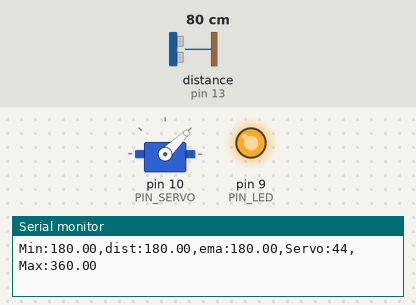
A sketch run on a simulated Arduino Uno, built with avr-gcc and run on an emulated ATmega328P. Parts: servo, output pins drawn as LEDs (lit = HIGH), the last lines printed to the serial monitor. Wiring (inferred from the names in the program): ultrasonic range finder: trigger pin 12; echo pin 13. The inputs (shaded band) are chosen by the test bench; at power-on: distance to the obstacle (sensor on pin 13) 80 cm. The echo pulse lasts 58.3 µs per cm; pins used as bus, display or sensor lines are not drawn.

Above: at 1.2 s.
1.3 s: distance to the obstacle (sensor on pin 13) set to 35 cm
At 4.0 s:
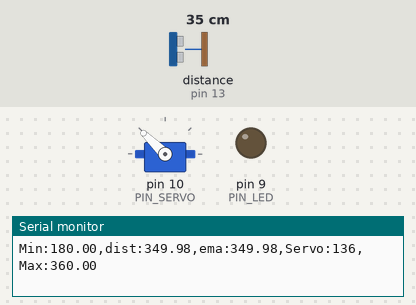
4.3 s: distance to the obstacle (sensor on pin 13) set to 2 cm
At 5.6 s:
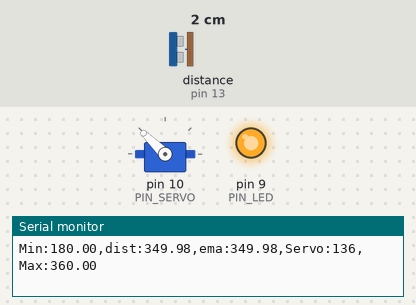
5.9 s: distance to the obstacle (sensor on pin 13) set to 18 cm
At 7.2 s:
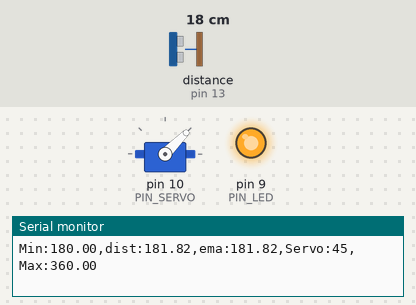
Timing chart, 0 to 8.9 s (numbered marks = the images above; inputs shaded):
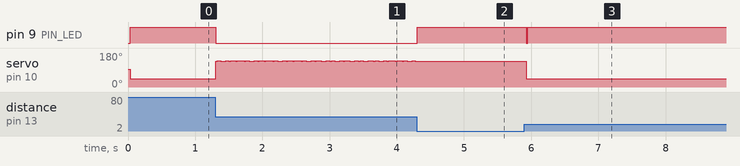

Measured:
- after the input at 1.3 s, pin 9 (PIN_LED): HIGH → LOW at once; servo on pin 10 (PIN_SERVO): alternates 138° for 0.05 s and 136° for 0.03 s, starting at once
- after the input at 4.3 s, pin 9 (PIN_LED): LOW → HIGH at once; servo on pin 10 (PIN_SERVO): stops changing and stays 136°
- after the input at 5.9 s, pin 9 (PIN_LED): HIGH → LOW at once, → HIGH 0.02 s later; servo on pin 10 (PIN_SERVO): 136° → 45° at once

The sketch:

11P07.ino
```cpp
#include <Servo.h>

// Arduino pin assignment
#define PIN_LED   9   // LED active-low
#define PIN_TRIG  12  // sonar sensor TRIGGER
#define PIN_ECHO  13  // sonar sensor ECHO
#define PIN_SERVO 10  // servi motor

// configurable parameters for sonar
#define SND_VEL 346.0     // sound velocity at 24 celsius degree (unit: m/sec)
#define INTERVAL 25      // sampling interval (unit: msec)
#define PULSE_DURATION 10 // ultra-sound Pulse Duration (unit: usec)
#define _DIST_MIN 180.0   // minimum distance to be measured (unit: mm)
#define _DIST_MAX 360.0   // maximum distance to be measured (unit: mm)

#define TIMEOUT ((INTERVAL / 2) * 1000.0) // maximum echo waiting time (unit: usec)
#define SCALE (0.001 * 0.5 * SND_VEL) // coefficent to convert duration to distance

#define _EMA_ALPHA 0.5    // EMA weight of new sample (range: 0 to 1)
                          // Setting EMA to 1 effectively disables EMA filter.

// Target Distance
#define _TARGET_LOW  180.0
#define _TARGET_HIGH 360.0

// duty duration for myservo.writeMicroseconds()
// NEEDS TUNING (servo by servo)

#define _DUTY_MIN 1000 // servo full clockwise position (0 degree)
#define _DUTY_NEU 1500 // servo neutral position (90 degree)
#define _DUTY_MAX 2000 // servo full counterclockwise position (180 degree)

// global variables
float  dist_ema, dist_prev = _DIST_MAX; // unit: mm
unsigned long last_sampling_time;       // unit: ms

Servo myservo;

void setup() {
  // initialize GPIO pins
  pinMode(PIN_LED, OUTPUT);
  pinMode(PIN_TRIG, OUTPUT);    // sonar TRIGGER
  pinMode(PIN_ECHO, INPUT);     // sonar ECHO
  digitalWrite(PIN_TRIG, LOW);  // turn-off Sonar

  myservo.attach(PIN_SERVO);
  myservo.writeMicroseconds(_DUTY_NEU);

  // initialize USS related variables
  dist_prev = _DIST_MIN; // raw distance output from USS (unit: mm)

  // initialize serial port
  Serial.begin(57600);
}

void loop() {
  float  dist_raw;

  // wait until next sampling time.
  if (millis() < (last_sampling_time + INTERVAL))
    return;

  dist_raw = USS_measure(PIN_TRIG, PIN_ECHO); // read distance

  if ((dist_raw == 0.0) || (dist_raw > _DIST_MAX)) {
    dist_raw = dist_prev;           // Cut higher than maximum
    digitalWrite(PIN_LED, 1);       // LED OFF
  } else if (dist_raw < _DIST_MIN) {
    dist_raw = dist_prev;           // cut lower than minimum
    digitalWrite(PIN_LED, 1);       // LED OFF
  } else {    // In desired Range
    dist_prev = dist_raw;
    digitalWrite(PIN_LED, 0);       // LED ON
  }

  // Apply ema filter here
  dist_ema = dist_raw;
dist_ema = (1.0 - _EMA_ALPHA) * dist_ema + _EMA_ALPHA * dist_raw;

  // adjust servo position according to the USS read value
  // add your code here!

if (dist_ema >= 180.0 && dist_ema <= 360.0) {
   int servo_position = map(dist_ema, 180, 360, _DUTY_MIN, _DUTY_MAX);
        servo_position = constrain(servo_position, _DUTY_MIN, _DUTY_MAX);
      myservo.writeMicroseconds(servo_position);
      } else {
    myservo.writeMicroseconds(_DUTY_NEU);
  }

 myservo.writeMicroseconds(((dist_raw - _TARGET_LOW) / (_TARGET_HIGH - _TARGET_LOW)) * (_DUTY_MAX - _DUTY_MIN) + _DUTY_MIN);

  // output the distance to the serial port
  Serial.print("Min:");    Serial.print(_DIST_MIN);
  Serial.print(",dist:");   Serial.print(dist_raw);
  Serial.print(",ema:");  Serial.print(dist_ema);
  Serial.print(",Servo:"); Serial.print(myservo.read());
  Serial.print(",Max:");   Serial.print(_DIST_MAX);
  Serial.println("");

  // update last sampling time
  last_sampling_time += INTERVAL;
}

// get a distance reading from USS. return value is in millimeter.
float USS_measure(int TRIG, int ECHO)
{
  digitalWrite(TRIG, HIGH);
  delayMicroseconds(PULSE_DURATION);
  digitalWrite(TRIG, LOW);

  return pulseIn(ECHO, HIGH, TIMEOUT) * SCALE; // unit: mm
}
```
